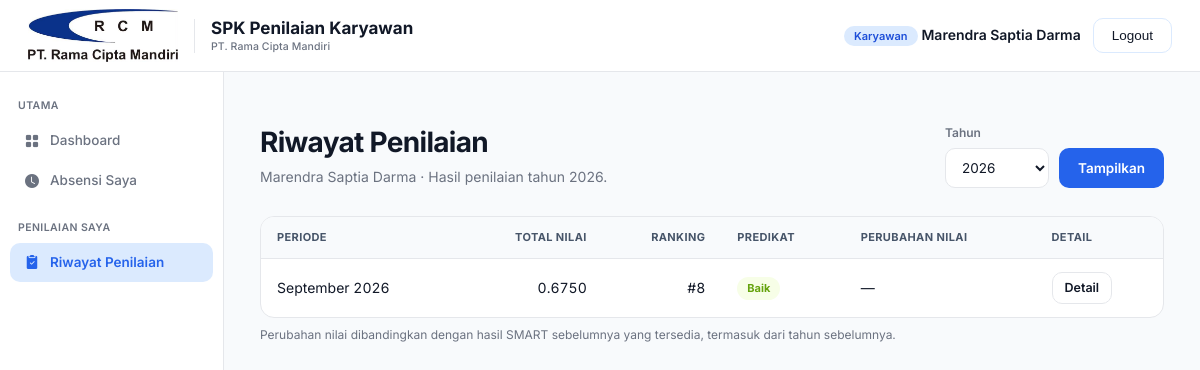
Before: /riwayat/ (signed in) with the older database file.
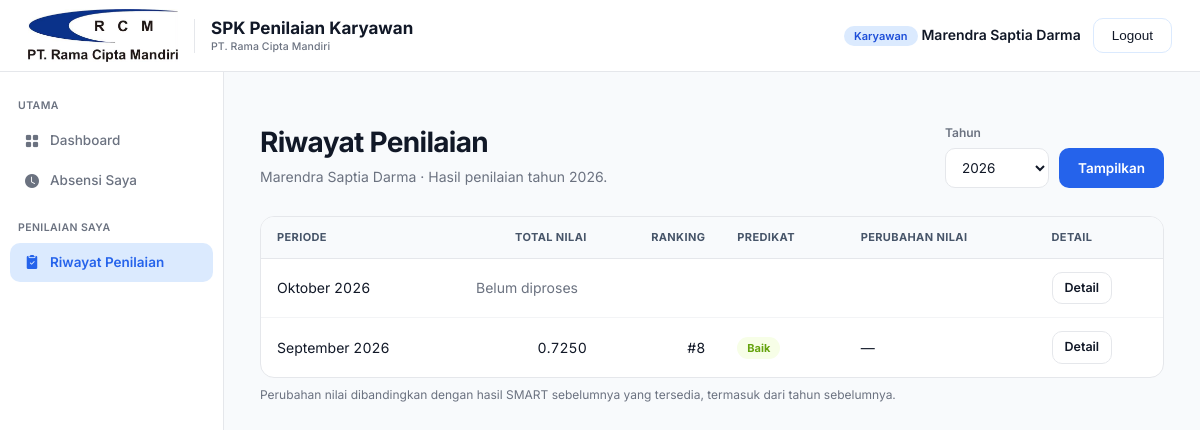
After: the same page with the newer database file.
### rama_cipta_mandiri/models.py (models this page shows, shortened)
class Alternatif(models.Model):
    periode = models.ForeignKey(Periode, on_delete=models.CASCADE, related_name='alternatif')
    karyawan = models.ForeignKey(Karyawan, on_delete=models.CASCADE)
    kode = models.CharField(max_length=20, blank=True, help_text="Kode alternatif, mis. A1, A2 (opsional, auto jika kosong)")
    class Meta:
        verbose_name = "Alternatif"
        verbose_name_plural = "Alternatif"
        unique_together = ['karyawan', 'periode']
        ordering = ['kode']

class Periode(models.Model):
    bulan = models.IntegerField()
    tahun = models.IntegerField()
    BULAN_LABEL = [
        '', 'Januari', 'Februari', 'Maret', 'April', 'Mei', 'Juni',
        'Juli', 'Agustus', 'September', 'Oktober', 'November', 'Desember',
    ]
    class Meta:
        verbose_name = "Periode"
        verbose_name_plural = "Periode"
        unique_together = ['bulan', 'tahun']
        ordering = ['-tahun', '-bulan']
    def __str__(self):
        return f"{self.BULAN_LABEL[self.bulan]} {self.tahun}"

class HasilSmart(models.Model):
    alternatif = models.OneToOneField(Alternatif, on_delete=models.CASCADE, related_name='hasil')
    total_nilai = models.FloatField()
    ranking = models.PositiveIntegerField()
    predikat = models.CharField(max_length=20)
    class Meta:
        verbose_name = "Hasil SMART"
        verbose_name_plural = "Hasil SMART"
        ordering = ['ranking']

### rama_cipta_mandiri/views/karyawan.py (the view)
# urls.py: path('riwayat/', karyawan.riwayat_penilaian, name='riwayat_penilaian'),
@karyawan_required
def riwayat_penilaian(request):
    karyawan = request.user.karyawan
    daftar_tahun = _tahun_tersedia(karyawan)
    tahun = _angka_filter(request, 'tahun', daftar_tahun[0] if daftar_tahun else date.today().year, 1, 9999)
    daftar_alternatif = list(Alternatif.objects.filter(
        karyawan=karyawan, periode__tahun=tahun).select_related('periode', 'hasil')
        .order_by('-periode__tahun', '-periode__bulan'))
    sebelumnya = _hasil_karyawan(karyawan).filter(alternatif__periode__tahun__lt=tahun).first()
    for alternatif in reversed(daftar_alternatif):
        hasil = getattr(alternatif, 'hasil', None)
        alternatif.selisih_nilai = None
        alternatif.periode_sebelumnya = None
        if hasil is not None:
            if sebelumnya is not None:
                alternatif.selisih_nilai = round(hasil.total_nilai - sebelumnya.total_nilai, 4)
                alternatif.periode_sebelumnya = sebelumnya.alternatif.periode
            sebelumnya = hasil
    return render(request, 'karyawan/riwayat.html', {
        'karyawan': karyawan, 'daftar_alternatif': daftar_alternatif,
        'daftar_tahun': sorted(set(daftar_tahun) | {tahun}, reverse=True), 'tahun_dipilih': tahun,
    })

### rama_cipta_mandiri/views/karyawan.py (called while the page is built)
def _tahun_tersedia(karyawan):
    return list(Alternatif.objects.filter(karyawan=karyawan)
                .order_by('-periode__tahun')
                .values_list('periode__tahun', flat=True).distinct())

def _angka_filter(request, nama, default, minimum, maximum):
    try:
        nilai = int(request.GET.get(nama, default))
    except (TypeError, ValueError):
        return default
    return nilai if minimum <= nilai <= maximum else default

def _hasil_karyawan(karyawan):
    return HasilSmart.objects.filter(alternatif__karyawan=karyawan).select_related(
        'alternatif__periode').order_by('-alternatif__periode__tahun', '-alternatif__periode__bulan')

### rama_cipta_mandiri/templates/karyawan/riwayat.html (shortened to what this page needs)
{% extends 'base.html' %}
{% load static %}
{% block extra_css %}
<link rel="stylesheet" href="{% static 'css/karyawan_portal.css' %}">
<link rel="stylesheet" href="{% static 'css/riwayat.css' %}">
{% endblock %}
{% block content %}
<div class="karyawan-portal">
<div class="page-header-row">
    <div class="page-header"><h1>Riwayat Penilaian</h1><p>{{ karyawan.nama }} &middot; Hasil penilaian tahun {{ tahun_dipilih }}.</p></div>
    <form method="get" class="karyawan-filter">
        <div class="form-group">
            <label for="tahun">Tahun</label>
            <select name="tahun" id="tahun">
                {% for th in daftar_tahun %}
                <option value="{{ th }}" {% if th == tahun_dipilih %}selected{% endif %}>{{ th }}</option>
                {% endfor %}
            </select>
        </div>
        <button class="btn btn-primary" type="submit">Tampilkan</button>
    </form>
</div>
<div class="card table-card"><div class="table-scroll" tabindex="0" role="region" aria-label="Riwayat penilaian"><table>
    <thead>
        <tr>
            <th scope="col">Periode</th>
            <th scope="col" class="karyawan-numeric">Total Nilai</th>
            <th scope="col" class="karyawan-numeric">Ranking</th>
            <th scope="col">Predikat</th>
            <th scope="col">Perubahan Nilai</th>
            <th scope="col">Detail</th>
        </tr>
    </thead>
    <tbody>{% for alt in daftar_alternatif %}<tr><td>{{ alt.periode }}</td>
        {% if alt.hasil %}<td class="karyawan-numeric">{{ alt.hasil.total_nilai|floatformat:4 }}</td><td class="karyawan-numeric">#{{ alt.hasil.ranking }}</td><td><span class="badge badge-{{ alt.hasil.predikat|slugify }}">{{ alt.hasil.predikat }}</span></td>
        <td>{% if alt.selisih_nilai != None %}{% if alt.selisih_nilai > 0 %}+{% endif %}{{ alt.selisih_nilai|floatformat:4 }}<span class="riwayat-comparison-period">dari {{ alt.periode_sebelumnya }}</span>{% else %}&mdash;{% endif %}</td>
        {% else %}<td colspan="4" class="karyawan-muted">Belum diproses</td>{% endif %}
        <td><a href="{% url 'detail_penilaian' alt.pk %}" class="btn btn-outline btn-sm" aria-label="Detail penilaian {{ alt.periode }}">Detail</a></td>
    </tr>{% empty %}<tr><td colspan="6"><div class="empty-state">Belum ada riwayat penilaian pada tahun ini.</div></td></tr>{% endfor %}</tbody>
</table></div></div>
<p class="karyawan-note">Perubahan nilai dibandingkan dengan hasil SMART sebelumnya yang tersedia, termasuk dari tahun sebelumnya.</p>
</div>
{% endblock %}

Changed rows visible on the page:
added Alternatif: periode "Oktober 2026", shows "Belum diproses"
computed for Alternatif "September 2026": hasil.total_nilai "0.6750" → "0.7250"
